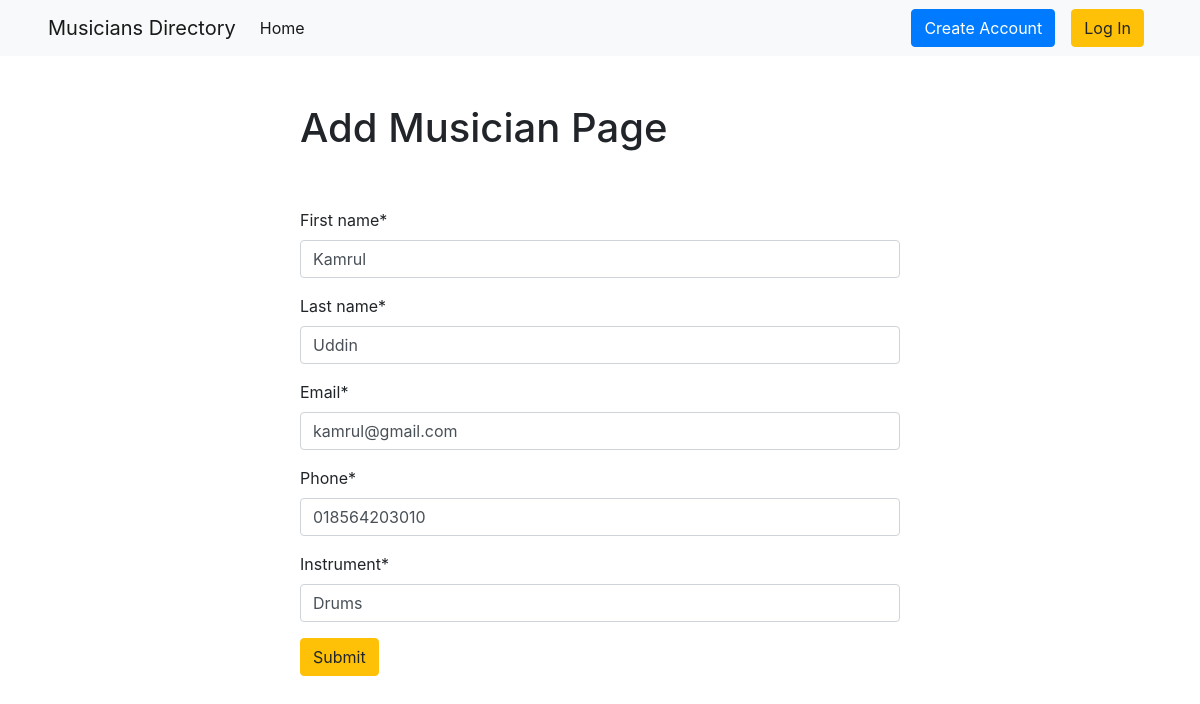
The app's page /musician/edit/3 with its own data.
### musician/models.py (models this page shows, shortened)
class Musician(models.Model):
    first_name = models.CharField(max_length=50)
    last_name = models.CharField(max_length=50)
    email = models.EmailField()
    phone = models.CharField(max_length=20)
    instrument = models.CharField(max_length=50)

### musician/views.py (the view)
# urls.py: path('edit/<int:id>', views.edit_musician,name="edit_musician"),
def edit_musician(request,id):
    musician = models.Musician.objects.get(pk=id)
    musician_form = forms.MusicianForm(instance=musician)
    if request.method == 'POST':
        musician_form = forms.MusicianForm(request.POST, instance=musician)
        if musician_form.is_valid():
            musician_form.save()
            return redirect('homepage')
    return render(request,'add_musician.html', {'form': musician_form})

### musician/forms.py
class MusicianForm(forms.ModelForm):
    class Meta:
        model = Musician
        fields ="__all__"

### musician/templates/add_musician.html (shortened to what this page needs)
{% extends "base.html" %}
{% block content %}
{% load crispy_forms_tags %}
<form action="" class="w-50 mx-auto mt-5" method = "post">
    <h1>Add Musician Page</h1><br><br>
    {{form|crispy}}
    <button class="btn btn-warning">Submit</button>
</form>
{% endblock content %}

### records on screen
Musician: first_name "Kamrul", last_name "Uddin", email "kamrul@gmail.com", phone "018564203010", instrument "Drums"
